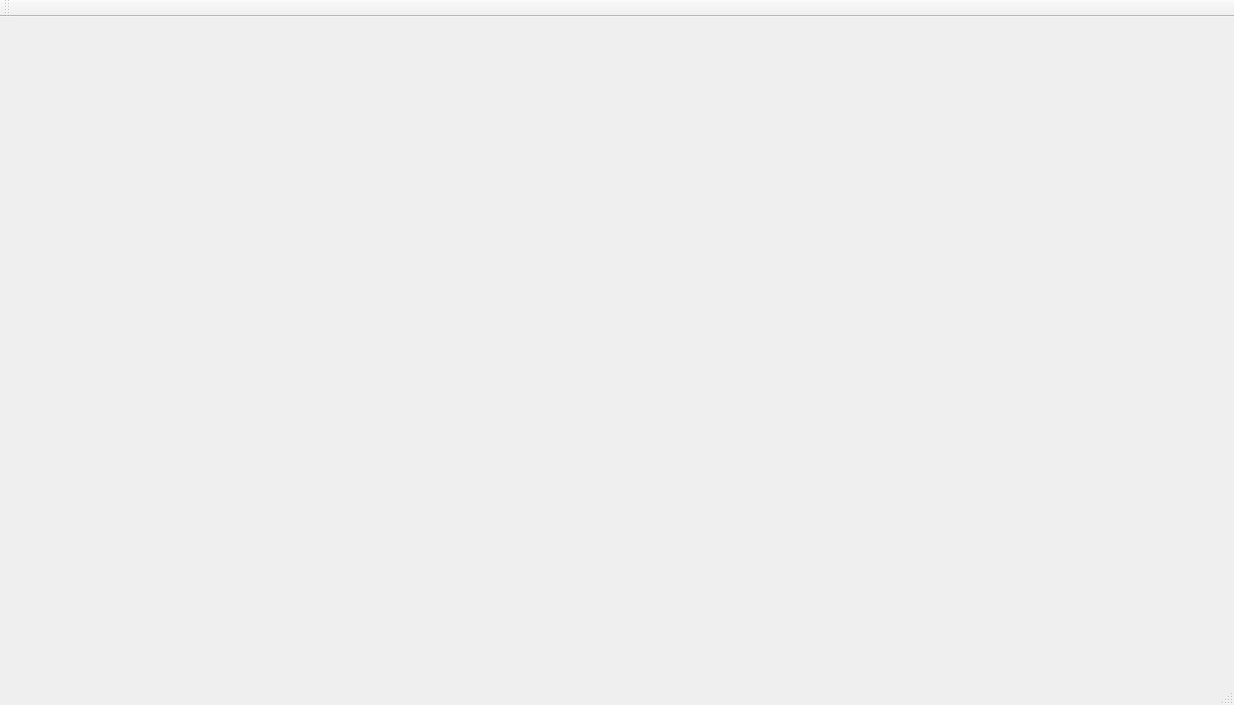
<?xml version="1.0" encoding="UTF-8"?>
<ui version="4.0">
 <class>MainWindow</class>
 <widget class="QMainWindow" name="MainWindow">
  <property name="geometry">
   <rect>
    <x>0</x>
    <y>0</y>
    <width>1234</width>
    <height>705</height>
   </rect>
  </property>
  <property name="windowTitle">
   <string>MainWindow</string>
  </property>
  <property name="autoFillBackground">
   <bool>false</bool>
  </property>
  <widget class="QWidget" name="centralWidget"/>
  <widget class="QMenuBar" name="menuBar">
   <property name="geometry">
    <rect>
     <x>0</x>
     <y>0</y>
     <width>1234</width>
     <height>25</height>
    </rect>
   </property>
  </widget>
  <widget class="QToolBar" name="mainToolBar">
   <attribute name="toolBarArea">
    <enum>TopToolBarArea</enum>
   </attribute>
   <attribute name="toolBarBreak">
    <bool>false</bool>
   </attribute>
  </widget>
  <widget class="QStatusBar" name="statusBar"/>
 </widget>
 <layoutdefault spacing="6" margin="11"/>
 <resources/>
 <connections/>
</ui>
